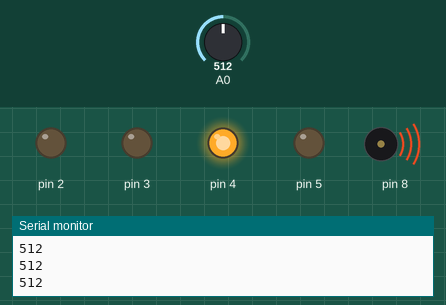
A sketch run on a simulated Arduino Uno, built with avr-gcc and run on an emulated ATmega328P. Parts: output pins drawn as LEDs (lit = HIGH), buzzer (waves = sounding), the last lines printed to the serial monitor. The inputs (shaded band) are chosen by the test bench; at power-on: A0 = 512.

Above: at 1.2 s.
1.3 s: A0 set to 489
At 2.2 s:
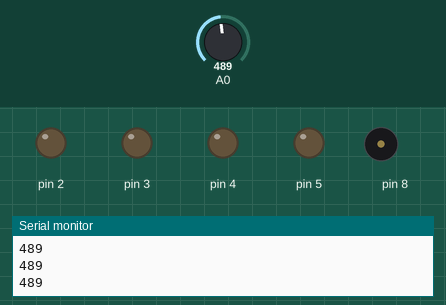
2.8 s: A0 set to 1000
At 3.5 s:
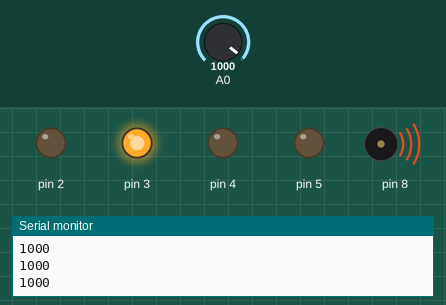
4.3 s: A0 set to 1011
At 5.5 s:
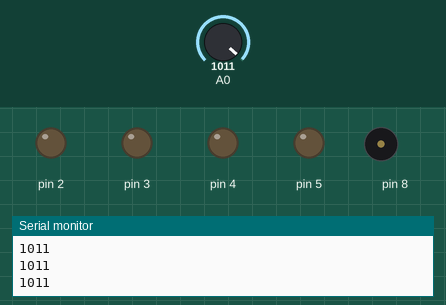
5.8 s: A0 set to 1023
At 7.0 s:
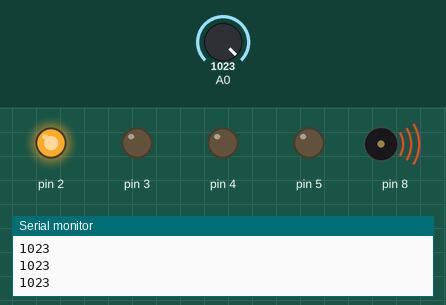
7.3 s: A0 set to 980
At 8.0 s:
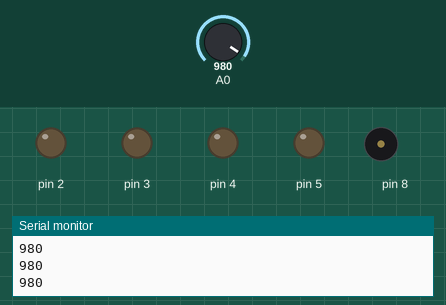
8.8 s: A0 set to 511
At 9.1 s:
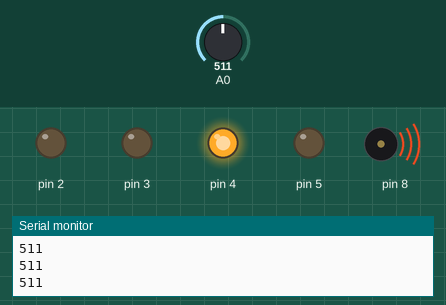
Timing chart, 0 to 11.3 s (numbered marks = the images above; inputs shaded):
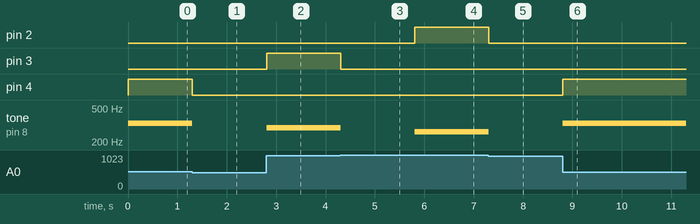

The sketch:

P7_Brightmusical.ino
```cpp
int notes[] = {262,294,330,349};

void setup() {
  Serial.begin(9600);
  for(int x = 2; x<6; x++){
    pinMode(x, OUTPUT);
    digitalWrite(x, LOW);
  }
}

void loop() {
  int keyVal = analogRead(A0);
  Serial.println(keyVal);

  if(keyVal == 1023){
    tone(8, notes[0]);
    digitalWrite(2, HIGH);
    digitalWrite(3, LOW);
    digitalWrite(4, LOW);
    digitalWrite(5, LOW);
  }

  else if(keyVal >= 990 && keyVal <= 1010){
    tone(8, notes[1]);
    digitalWrite(2, LOW);
    digitalWrite(3, HIGH);
    digitalWrite(4, LOW);
    digitalWrite(5, LOW);
  }

  else if(keyVal >= 505 && keyVal <= 515){
    tone(8, notes[2]);
    digitalWrite(2, LOW);
    digitalWrite(3, LOW);
    digitalWrite(4, HIGH);
    digitalWrite(5, LOW);
  }

  else if(keyVal >= 5 && keyVal <= 10){
    tone(8, notes[3]);
    digitalWrite(2, LOW);
    digitalWrite(3, LOW);
    digitalWrite(4, LOW);
    digitalWrite(5, HIGH);
  }

  else{
    noTone(8);
    digitalWrite(2, LOW);
    digitalWrite(3, LOW);
    digitalWrite(4, LOW);
    digitalWrite(5, LOW);
  }
}
```

Measured:
- the behaviour switches between 505 and 504 on A0 (found by bisection; images 0 and 1)
- the behaviour switches between 1010 and 1011 on A0 (found by bisection; images 2 and 3)
- after the input at 1.3 s, pin 4: HIGH → LOW at once; tone on pin 8: 330 Hz → silent at once
- after the input at 2.8 s, pin 3: LOW → HIGH at once; tone on pin 8: silent → 294 Hz at once
- after the input at 4.3 s, pin 3: HIGH → LOW at once; tone on pin 8: 294 Hz → silent at once
- after the input at 5.8 s, pin 2: LOW → HIGH at once; tone on pin 8: silent → 262 Hz at once
- after the input at 7.3 s, pin 2: HIGH → LOW at once; tone on pin 8: 262 Hz → silent at once
- after the input at 8.8 s, pin 4: LOW → HIGH at once; tone on pin 8: silent → 330 Hz at once
